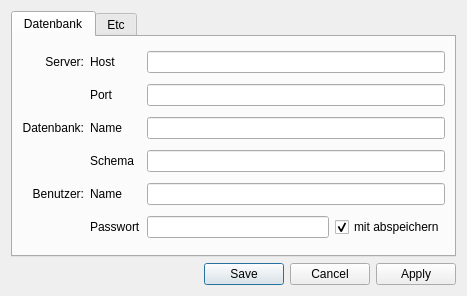
<?xml version="1.0" encoding="UTF-8"?>
<ui version="4.0">
 <class>Dialog</class>
 <widget class="QDialog" name="Dialog">
  <property name="geometry">
   <rect>
    <x>0</x>
    <y>0</y>
    <width>510</width>
    <height>426</height>
   </rect>
  </property>
  <property name="windowTitle">
   <string>Einstellungen</string>
  </property>
  <property name="sizeGripEnabled">
   <bool>false</bool>
  </property>
  <layout class="QGridLayout" name="gridLayout">
   <property name="sizeConstraint">
    <enum>QLayout::SetFixedSize</enum>
   </property>
   <item row="5" column="0">
    <widget class="QDialogButtonBox" name="buttonBox">
     <property name="sizePolicy">
      <sizepolicy hsizetype="Expanding" vsizetype="Fixed">
       <horstretch>0</horstretch>
       <verstretch>0</verstretch>
      </sizepolicy>
     </property>
     <property name="orientation">
      <enum>Qt::Horizontal</enum>
     </property>
     <property name="standardButtons">
      <set>QDialogButtonBox::Apply|QDialogButtonBox::Cancel|QDialogButtonBox::Save</set>
     </property>
     <property name="centerButtons">
      <bool>false</bool>
     </property>
    </widget>
   </item>
   <item row="4" column="0">
    <widget class="QTabWidget" name="tabWidget">
     <property name="sizePolicy">
      <sizepolicy hsizetype="Preferred" vsizetype="Preferred">
       <horstretch>0</horstretch>
       <verstretch>0</verstretch>
      </sizepolicy>
     </property>
     <property name="toolTip">
      <string/>
     </property>
     <property name="whatsThis">
      <string>&lt;html&gt;&lt;head/&gt;&lt;body&gt;&lt;p&gt;&lt;br/&gt;&lt;/p&gt;&lt;/body&gt;&lt;/html&gt;</string>
     </property>
     <property name="currentIndex">
      <number>0</number>
     </property>
     <widget class="QWidget" name="tab_2">
      <property name="sizePolicy">
       <sizepolicy hsizetype="Fixed" vsizetype="Preferred">
        <horstretch>0</horstretch>
        <verstretch>0</verstretch>
       </sizepolicy>
      </property>
      <attribute name="title">
       <string>Datenbank</string>
      </attribute>
      <layout class="QGridLayout" name="gridLayout_2">
       <property name="spacing">
        <number>6</number>
       </property>
       <item row="1" column="5" colspan="2">
        <widget class="QLineEdit" name="db_port"/>
       </item>
       <item row="4" column="5" colspan="2">
        <widget class="QLineEdit" name="db_user"/>
       </item>
       <item row="0" column="3">
        <widget class="QLabel" name="label_11">
         <property name="sizePolicy">
          <sizepolicy hsizetype="Preferred" vsizetype="Fixed">
           <horstretch>0</horstretch>
           <verstretch>0</verstretch>
          </sizepolicy>
         </property>
         <property name="text">
          <string>Host</string>
         </property>
        </widget>
       </item>
       <item row="3" column="5" colspan="2">
        <widget class="QLineEdit" name="db_schema"/>
       </item>
       <item row="5" column="3">
        <widget class="QLabel" name="label_7">
         <property name="text">
          <string>Passwort</string>
         </property>
        </widget>
       </item>
       <item row="3" column="3">
        <widget class="QLabel" name="label_9">
         <property name="text">
          <string>Schema</string>
         </property>
        </widget>
       </item>
       <item row="4" column="1">
        <widget class="QLabel" name="label_3">
         <property name="font">
          <font>
           <weight>50</weight>
           <bold>false</bold>
          </font>
         </property>
         <property name="text">
          <string>Benutzer:</string>
         </property>
         <property name="alignment">
          <set>Qt::AlignRight|Qt::AlignTrailing|Qt::AlignVCenter</set>
         </property>
        </widget>
       </item>
       <item row="5" column="5">
        <widget class="QLineEdit" name="db_pw">
         <property name="text">
          <string/>
         </property>
         <property name="echoMode">
          <enum>QLineEdit::Password</enum>
         </property>
        </widget>
       </item>
       <item row="2" column="3">
        <widget class="QLabel" name="label_10">
         <property name="text">
          <string>Name</string>
         </property>
        </widget>
       </item>
       <item row="5" column="6">
        <widget class="QCheckBox" name="check_pwSpeichern">
         <property name="toolTip">
          <string>&lt;html&gt;&lt;head/&gt;&lt;body&gt;&lt;p&gt;Das Passwort wird unleserlich (einfach verschlüsselt mittels base64-Algorithmus) in der lokalen Konfigurationsdatei abgespeichert.&lt;br/&gt;Aus Sicherheitsgründen wird allerdings empfohlen, das Passwort &lt;span style=&quot; text-decoration: underline;&quot;&gt;nicht&lt;/span&gt; dauerhaft derartig lokal abzuspeichern.&lt;/p&gt;&lt;/body&gt;&lt;/html&gt;</string>
         </property>
         <property name="statusTip">
          <string/>
         </property>
         <property name="text">
          <string>mit abspeichern</string>
         </property>
         <property name="checked">
          <bool>true</bool>
         </property>
        </widget>
       </item>
       <item row="2" column="0" colspan="2">
        <widget class="QLabel" name="label_2">
         <property name="font">
          <font>
           <weight>50</weight>
           <bold>false</bold>
          </font>
         </property>
         <property name="text">
          <string>Datenbank:</string>
         </property>
         <property name="alignment">
          <set>Qt::AlignRight|Qt::AlignTrailing|Qt::AlignVCenter</set>
         </property>
        </widget>
       </item>
       <item row="2" column="5" colspan="2">
        <widget class="QLineEdit" name="db_name"/>
       </item>
       <item row="0" column="1">
        <widget class="QLabel" name="label">
         <property name="sizePolicy">
          <sizepolicy hsizetype="Preferred" vsizetype="Fixed">
           <horstretch>0</horstretch>
           <verstretch>0</verstretch>
          </sizepolicy>
         </property>
         <property name="font">
          <font>
           <weight>50</weight>
           <bold>false</bold>
          </font>
         </property>
         <property name="text">
          <string>Server:</string>
         </property>
         <property name="alignment">
          <set>Qt::AlignRight|Qt::AlignTrailing|Qt::AlignVCenter</set>
         </property>
        </widget>
       </item>
       <item row="1" column="3">
        <widget class="QLabel" name="label_8">
         <property name="sizePolicy">
          <sizepolicy hsizetype="Preferred" vsizetype="Fixed">
           <horstretch>0</horstretch>
           <verstretch>0</verstretch>
          </sizepolicy>
         </property>
         <property name="text">
          <string>Port</string>
         </property>
        </widget>
       </item>
       <item row="4" column="3">
        <widget class="QLabel" name="label_12">
         <property name="text">
          <string>Name</string>
         </property>
        </widget>
       </item>
       <item row="0" column="5" colspan="2">
        <widget class="QLineEdit" name="db_host"/>
       </item>
      </layout>
     </widget>
     <widget class="QWidget" name="tab">
      <property name="enabled">
       <bool>true</bool>
      </property>
      <property name="sizePolicy">
       <sizepolicy hsizetype="Preferred" vsizetype="Fixed">
        <horstretch>0</horstretch>
        <verstretch>0</verstretch>
       </sizepolicy>
      </property>
      <attribute name="title">
       <string>Etc</string>
      </attribute>
      <layout class="QGridLayout" name="gridLayout_3">
       <item row="9" column="1">
        <widget class="QLineEdit" name="text_logging">
         <property name="minimumSize">
          <size>
           <width>250</width>
           <height>0</height>
          </size>
         </property>
         <property name="maximumSize">
          <size>
           <width>250</width>
           <height>16777215</height>
          </size>
         </property>
         <property name="text">
          <string/>
         </property>
        </widget>
       </item>
       <item row="8" column="0">
        <widget class="QLabel" name="label_15">
         <property name="font">
          <font>
           <weight>50</weight>
           <bold>false</bold>
          </font>
         </property>
         <property name="text">
          <string>Protokoll:</string>
         </property>
         <property name="alignment">
          <set>Qt::AlignRight|Qt::AlignTrailing|Qt::AlignVCenter</set>
         </property>
        </widget>
       </item>
       <item row="1" column="1">
        <widget class="QLabel" name="label_6">
         <property name="sizePolicy">
          <sizepolicy hsizetype="Preferred" vsizetype="Fixed">
           <horstretch>0</horstretch>
           <verstretch>0</verstretch>
          </sizepolicy>
         </property>
         <property name="font">
          <font>
           <weight>50</weight>
           <bold>false</bold>
          </font>
         </property>
         <property name="text">
          <string>Eingabe</string>
         </property>
        </widget>
       </item>
       <item row="0" column="0">
        <widget class="QLabel" name="label_4">
         <property name="font">
          <font>
           <weight>50</weight>
           <bold>false</bold>
          </font>
         </property>
         <property name="text">
          <string>Geschwätzigkeit:</string>
         </property>
         <property name="alignment">
          <set>Qt::AlignRight|Qt::AlignTrailing|Qt::AlignVCenter</set>
         </property>
        </widget>
       </item>
       <item row="7" column="1">
        <widget class="QCheckBox" name="check_dry">
         <property name="font">
          <font>
           <weight>50</weight>
           <bold>false</bold>
          </font>
         </property>
         <property name="toolTip">
          <string>&lt;html&gt;&lt;head/&gt;&lt;body&gt;&lt;p&gt;Alle schreibenden DB-Aktionen werden nur simuliert.&lt;/p&gt;&lt;/body&gt;&lt;/html&gt;</string>
         </property>
         <property name="layoutDirection">
          <enum>Qt::LeftToRight</enum>
         </property>
         <property name="text">
          <string>Dry Run</string>
         </property>
        </widget>
       </item>
       <item row="0" column="1">
        <widget class="QComboBox" name="combo_verbosity">
         <property name="sizePolicy">
          <sizepolicy hsizetype="Fixed" vsizetype="Fixed">
           <horstretch>0</horstretch>
           <verstretch>0</verstretch>
          </sizepolicy>
         </property>
         <item>
          <property name="text">
           <string>normal</string>
          </property>
         </item>
         <item>
          <property name="text">
           <string>verbose</string>
          </property>
         </item>
         <item>
          <property name="text">
           <string>debug</string>
          </property>
         </item>
        </widget>
       </item>
       <item row="6" column="1">
        <widget class="QComboBox" name="combo_dataview_out">
         <property name="sizePolicy">
          <sizepolicy hsizetype="Fixed" vsizetype="Fixed">
           <horstretch>0</horstretch>
           <verstretch>0</verstretch>
          </sizepolicy>
         </property>
         <property name="toolTip">
          <string/>
         </property>
         <item>
          <property name="text">
           <string>technisch</string>
          </property>
         </item>
         <item>
          <property name="text">
           <string>menschlich</string>
          </property>
         </item>
        </widget>
       </item>
       <item row="7" column="0">
        <widget class="QLabel" name="label_14">
         <property name="font">
          <font>
           <weight>50</weight>
           <bold>false</bold>
          </font>
         </property>
         <property name="text">
          <string>Sicherheit:</string>
         </property>
         <property name="alignment">
          <set>Qt::AlignRight|Qt::AlignTrailing|Qt::AlignVCenter</set>
         </property>
        </widget>
       </item>
       <item row="5" column="1">
        <widget class="QLabel" name="label_13">
         <property name="sizePolicy">
          <sizepolicy hsizetype="Preferred" vsizetype="Fixed">
           <horstretch>0</horstretch>
           <verstretch>0</verstretch>
          </sizepolicy>
         </property>
         <property name="font">
          <font>
           <weight>50</weight>
           <bold>false</bold>
          </font>
         </property>
         <property name="text">
          <string>Ausgabe</string>
         </property>
        </widget>
       </item>
       <item row="9" column="2">
        <widget class="QPushButton" name="button_loggingDatei">
         <property name="minimumSize">
          <size>
           <width>70</width>
           <height>0</height>
          </size>
         </property>
         <property name="maximumSize">
          <size>
           <width>70</width>
           <height>16777215</height>
          </size>
         </property>
         <property name="text">
          <string>Datei</string>
         </property>
        </widget>
       </item>
       <item row="8" column="1">
        <widget class="QCheckBox" name="check_logging">
         <property name="font">
          <font>
           <weight>50</weight>
           <bold>false</bold>
          </font>
         </property>
         <property name="layoutDirection">
          <enum>Qt::LeftToRight</enum>
         </property>
         <property name="text">
          <string>Logging in Datei</string>
         </property>
        </widget>
       </item>
       <item row="1" column="0">
        <widget class="QLabel" name="label_5">
         <property name="font">
          <font>
           <weight>50</weight>
           <bold>false</bold>
          </font>
         </property>
         <property name="toolTip">
          <string>&lt;html&gt;&lt;head/&gt;&lt;body&gt;&lt;p&gt;Bei der &lt;span style=&quot; font-style:italic;&quot;&gt;technischen&lt;/span&gt; Sicht, werden Daten genau so angezeigt, wie sie in der Datenbank vorliegen.&lt;/p&gt;&lt;p&gt;Bei der &lt;span style=&quot; font-style:italic;&quot;&gt;menschlichen&lt;/span&gt; Sicht werden Daten lesbarer angezeigt, z.B. werden IDs in entsprechende Namen umgesetzt.&lt;/p&gt;&lt;/body&gt;&lt;/html&gt;</string>
         </property>
         <property name="text">
          <string>Sicht auf Daten:</string>
         </property>
         <property name="alignment">
          <set>Qt::AlignRight|Qt::AlignTrailing|Qt::AlignVCenter</set>
         </property>
        </widget>
       </item>
       <item row="2" column="1">
        <widget class="QComboBox" name="combo_dataview_in">
         <property name="sizePolicy">
          <sizepolicy hsizetype="Fixed" vsizetype="Fixed">
           <horstretch>0</horstretch>
           <verstretch>0</verstretch>
          </sizepolicy>
         </property>
         <property name="toolTip">
          <string/>
         </property>
         <item>
          <property name="text">
           <string>technisch</string>
          </property>
         </item>
         <item>
          <property name="text">
           <string>menschlich</string>
          </property>
         </item>
        </widget>
       </item>
      </layout>
     </widget>
    </widget>
   </item>
  </layout>
 </widget>
 <resources/>
 <connections/>
</ui>
